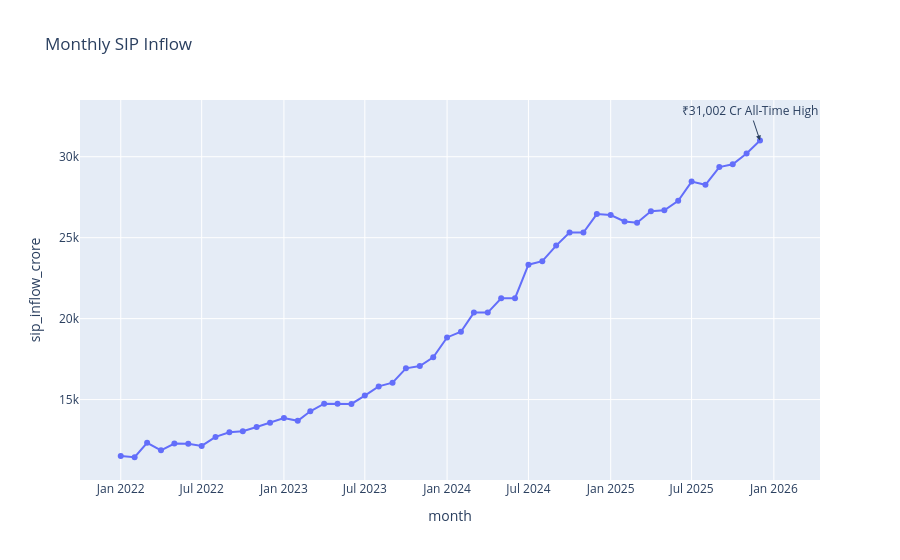

Here is the notebook cell this chart was saved with:
### Markdown cell above
# Insights
• SBI Mutual Fund consistently maintained the highest Assets Under Management (AUM) throughout the analysis period.

• ICICI Prudential MF and HDFC Mutual Fund remained the second and third largest fund houses.

• Most AMCs demonstrated steady year-over-year growth, indicating increasing investor confidence.

• Smaller fund houses also experienced gradual AUM expansion, although at a slower pace than market leaders.

### Code cell
#SIP Trend
fig=px.line(

sip,

x="month",

y="sip_inflow_crore",

markers=True,

title="Monthly SIP Inflow"

)

fig.add_annotation(
    x="2025-12",
    y=31002,
    text="₹31,002 Cr All-Time High",
    showarrow=True,
    arrowhead=2
)


fig.show()

### Figure 1 — Plotly figure (JSON) as saved in the notebook; plotly's stock layout.template omitted (floating-point values rounded to 4 significant figures)
{"data": [{"hovertemplate": "month=%{x}<br>sip_inflow_crore=%{y}<extra></extra>", "legendgroup": "", "line": {"color": "#636efa", "dash": "solid"}, "marker": {"symbol": "circle"}, "mode": "lines+markers", "name": "", "orientation": "v", "showlegend": false, "type": "scatter", "x": ["2022-01", "2022-02", "2022-03", "2022-04", "2022-05", "2022-06", "2022-07", "2022-08", "2022-09", "2022-10", "2022-11", "2022-12", "2023-01", "2023-02", "2023-03", "2023-04", "2023-05", "2023-06", "2023-07", "2023-08", "2023-09", "2023-10", "2023-11", "2023-12", "2024-01", "2024-02", "2024-03", "2024-04", "2024-05", "2024-06", "2024-07", "2024-08", "2024-09", "2024-10", "2024-11", "2024-12", "2025-01", "2025-02", "2025-03", "2025-04", "2025-05", "2025-06", "2025-07", "2025-08", "2025-09", "2025-10", "2025-11", "2025-12"], "xaxis": "x", "y": [11517, 11438, 12328, 11863, 12286, 12276, 12140, 12694, 12976, 13040, 13306, 13573, 13856, 13687, 14276, 14749, 14749, 14734, 15245, 15814, 16042, 16928, 17073, 17610, 18838, 19187, 20371, 20371, 21262, 21262, 23332, 23547, 24509, 25323, 25320, 26459, 26400, 25999, 25926, 26632, 26688, 27274, 28464, 28265, 29361, 29529, 30200, 31002], "yaxis": "y"}], "layout": {"annotations": [{"arrowhead": 2, "showarrow": true, "text": "₹31,002 Cr All-Time High", "x": "2025-12", "y": 31002}], "legend": {"tracegroupgap": 0}, "title": {"text": "Monthly SIP Inflow"}, "xaxis": {"anchor": "y", "domain": [0, 1], "title": {"text": "month"}}, "yaxis": {"anchor": "x", "domain": [0, 1], "title": {"text": "sip_inflow_crore"}}}}
